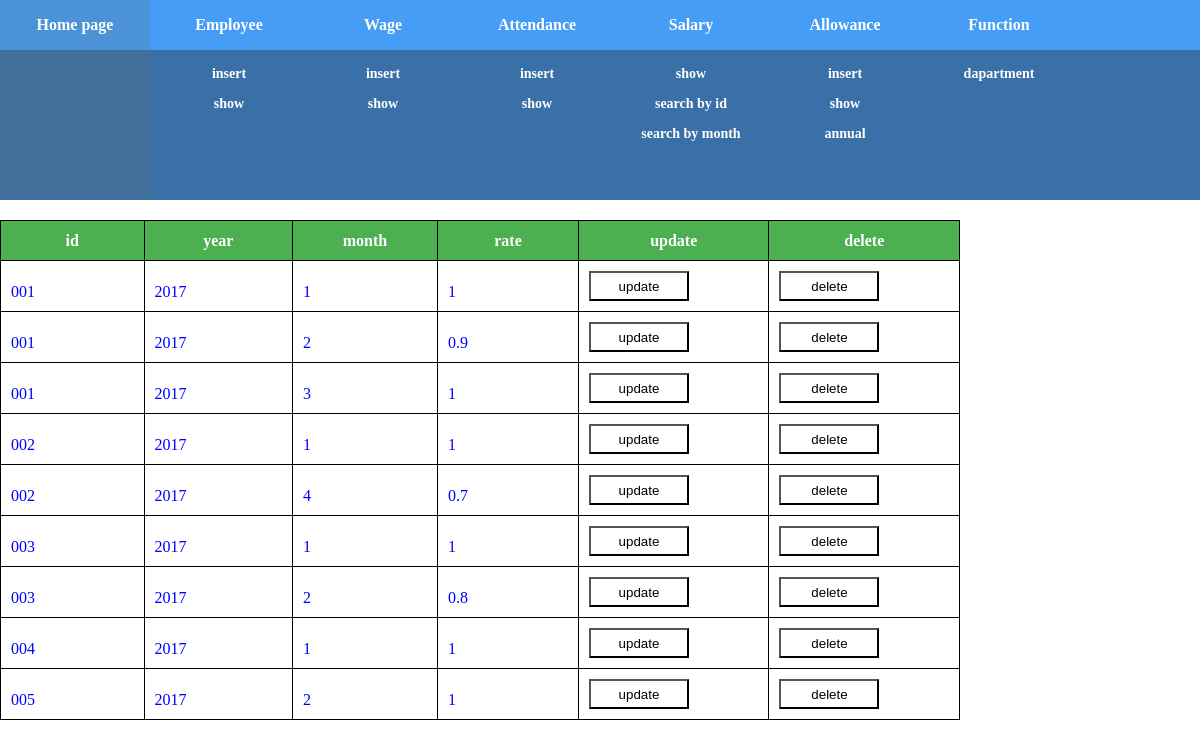
/attendance_show.php, run on the app's committed database.
### tables this page shows
CREATE TABLE `attendance` (
  `id` varchar(8) NOT NULL,
  `year` int(11) NOT NULL,
  `_month` int(11) NOT NULL,
  `rate` float NOT NULL,
  PRIMARY KEY (`id`,`year`,`_month`),
  CONSTRAINT `attendance_ibfk_1` FOREIGN KEY (`id`) REFERENCES `employee` (`id`) ON DELETE CASCADE ON UPDATE CASCADE
);

### attendance_show.php (the view, shortened to what this page needs)
<?php
	include "menu.php";
	$dbhost = 'localhost';
	$dbuser = 'root';
	$dbpass = '0';
	$conn = mysqli_connect($dbhost, $dbuser, $dbpass);
	mysqli_select_db($conn, 'qihao');
	$sql = "select * from attendance";
	$retval = mysqli_query($conn, $sql);
	echo "<link rel='stylesheet' type='text/css' href='index.css'/>";
	echo "<table id='attendance_table'>".
		"<tr>".
			"<th>id</th>".
			"<th>year</th>".
			"<th>month</th>".
			"<th>rate</th>".
			"<th>update</th>".
			"<th>delete</th>".
		"</tr>";
	while($row = mysqli_fetch_array($retval)) {
		echo "<tr>".
			"<td>{$row['id']}</td>".
			"<td>{$row['year']}</td>".
			"<td>{$row['_month']}</td>".
			"<td>{$row['rate']}</td>".
			"<td>".
			"<input type='button' value='update' style='width:100px;height:30px;background-color:#ffffff;' onclick='attendance_update(this.parentNode.parentNode)'></input>".
            "</td>".
            "<td>".
            "<input type='button' value='delete' style='width:100px;height:30px;background-color:#ffffff;' onclick='attendance_delete(this.parentNode.parentNode)'></input>".
            "</td>".
		"</tr>";
	}
	echo "</table>";
?>

### menu.php (shortened to what this page needs)
<!DOCTYPE html>
<html>
    <head>
        <link rel="stylesheet" type="text/css" href="./index.css" />
    </head>
    <body>
		<div>
			<div class="navi_body">
				<div class="navi_head">
					<div style="width:100%; margin-left:auto; margin-right:auto;">
						<span>
							<p class="navi_title">Home page</p>
						</span>
						<span>
							<p class="navi_title"><a href="employee_show.php">Employee</a></p>
							<p><a href="employee_insert.php">insert</a></p>
							<p><a href="employee_show.php">show</a></p>
						</span>
						<span>
							<p class="navi_title"><a href="wage_show.php">Wage</p>
							<p><a href="wage_insert.php">insert</a></p>
							<p><a href="wage_show.php">show</a></p>
						</span>
						<span>
							<p class="navi_title"><a href="attendance_show.php">Attendance</p>
							<p><a href="attendance_insert.php">insert</a></p>
							<p><a href="attendance_show.php">show</a></p>
						</span>
						<span>
							<p class="navi_title"><a href="salary_show.php">Salary</p>
							<p><a href="salary_show.php">show</a></p>
							<p><a href="searchbyid.php">search by id</a></p>
							<p><a href="searchbymonth.php">search by month</a></p>
						</span>
						<span>
							<p class="navi_title"><a href="allowance_show.php">Allowance</p>
							<p><a href="allowance_insert.php">insert</a></p>
							<p><a href="allowance_show.php">show</a></p>
							<p><a href="annual.php">annual</a></p>
						</span>
						<span>
							<p class="navi_title">Function</p>
							<p><a href="department.php">dapartment</a></p>
						</span>
					</div>
				</div>
			</div>
		</div>
    </body>
</html>

### index.css (style rules this page uses)
body { margin:0; font-family:Times, serif; background-position:center; background-repeat:repeat; }
.navi_head { height:50px; background-color:#459df5; }
.navi_body { overflow:hidden; height:50px; background:rgba(36,97,158,0.9); transition:height ease 0.5s; }
.navi_head>div>span { width:150px; text-align:center; height:200px; display:inline-block; font-weight:bold; color:#FFF; font-size:14px; vertical-align:top; }
.navi_head>div>span>p a { color:#FFF; text-decoration:none; }
.navi_title { font-size:16px; line-height:50px; margin-top:0; }
table { border-collapse: collapse; width: 80%; margin-top: 20px; text-align: center; }
td { border: 1px solid black; height: 30px; text-align: left; color: #0000FF; vertical-align: bottom; padding: 10px; }
th { width: 300px; border: 1px solid black; height: 40px; background-color: #4CAF50; color: white; }

### data on the page
attendance: id "001", year "2017", _month "1", rate "1"
attendance: id "001", year "2017", _month "2", rate "0.9"
attendance: id "001", year "2017", _month "3", rate "1"
attendance: id "002", year "2017", _month "1", rate "1"
attendance: id "002", year "2017", _month "4", rate "0.7"
attendance: id "003", year "2017", _month "1", rate "1"
attendance: id "003", year "2017", _month "2", rate "0.8"
attendance: id "004", year "2017", _month "1", rate "1"
attendance: id "005", year "2017", _month "2", rate "1"
